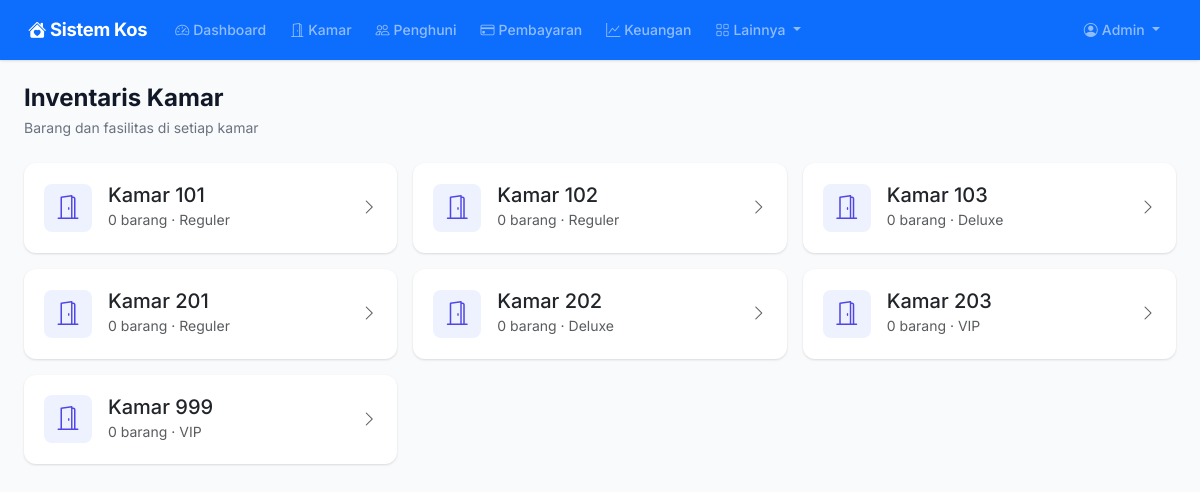
/inventaris/ (signed in), run on an earlier commit of the app's database.
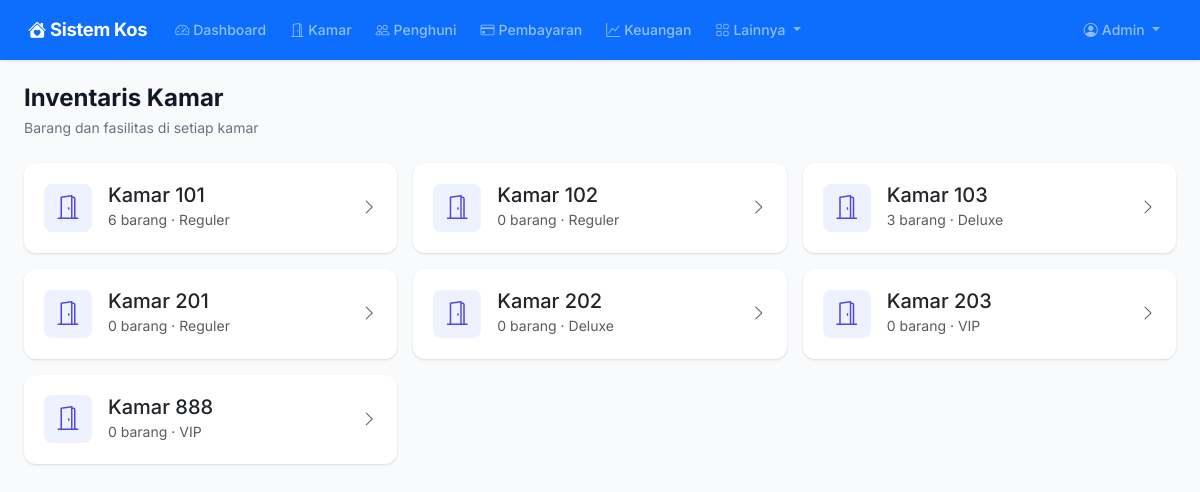
And on a later commit of the database.
### models.py (models this page shows, shortened)
class Room(db.Model):
    __tablename__ = "rooms"
    id = db.Column(db.Integer, primary_key=True)
    nomor_kamar = db.Column(db.String(10), unique=True, nullable=False)
    lantai = db.Column(db.Integer, default=1)
    tipe = db.Column(db.String(50), default="Reguler")
    harga_per_bulan = db.Column(db.Float, nullable=False)
    ukuran = db.Column(db.String(50))
    fasilitas = db.Column(db.Text)
    status = db.Column(db.String(20), default="tersedia")
    deskripsi = db.Column(db.Text)
    created_at = db.Column(db.DateTime, default=datetime.utcnow)
    bookings = db.relationship("Booking", backref="room", lazy="dynamic")
    maintenance_requests = db.relationship("MaintenanceRequest", backref="room", lazy="dynamic")

### routes/inventory.py (the view)
@inventory_bp.route("/")
@login_required
def index():
    if current_user.role not in ("admin", "management"):
        return redirect(url_for("dashboard.index"))
    rooms = Room.query.order_by(Room.nomor_kamar).all()
    return render_template("inventory/index.html", rooms=rooms)

### app.py (called while the page is built)
def create_app():
    app = Flask(__name__)
    app.config.from_object("config.Config")
    db.init_app(app)
    login_manager.init_app(app)
    csrf.init_app(app)
    login_manager.login_view = "auth.login"
    login_manager.login_message = "Silakan login terlebih dahulu."
    from models import User
    @login_manager.user_loader
    def load_user(user_id):
        return User.query.get(int(user_id))
    @app.context_processor
    def inject_now():
        from datetime import datetime
        return {"now": datetime.now()}
    @app.context_processor
    def inject_utility():
        from datetime import date
        return {"date_today": date.today()}
    from routes import register_routes
    register_routes(app)
    with app.app_context():
        db.create_all()
    return app

### templates/inventory/index.html (shortened to what this page needs)
{% extends "base.html" %}
{% block content %}
<div class="page-header">
    <h1>Inventaris Kamar</h1>
    <p>Barang dan fasilitas di setiap kamar</p>
</div>
<div class="row g-3">
    {% for r in rooms %}
    <div class="col-md-6 col-lg-4">
        <a href="{{ url_for('inventory.room_items', room_id=r.id) }}" class="text-decoration-none">
            <div class="card border-0 h-100">
                <div class="card-body d-flex align-items-center gap-3">
                    <div class="stat-icon" style="background:var(--primary-light);color:var(--primary);width:48px;height:48px;border-radius:8px;display:flex;align-items:center;justify-content:center;flex-shrink:0">
                        <i class="bi bi-door-open fs-4"></i>
                    </div>
                    <div>
                        <h5 class="mb-0">Kamar {{ r.nomor_kamar }}</h5>
                        <small class="text-muted">
                            {% set count = r.items|length %}
                            {{ count }} barang
                            &middot; {{ r.tipe }}
                        </small>
                    </div>
                    <i class="bi bi-chevron-right ms-auto text-muted"></i>
                </div>
            </div>
        </a>
    </div>
    {% endfor %}
</div>
{% endblock %}

What changed in the data, as far as the page shows it:
removed Room: nomor_kamar "999", count "0", tipe "VIP"
changed Room (number 1 of 7 on the later page): count "0" → "6"
changed Room (number 3 of 7 on the later page): id "0" → "3"
added Room: nomor_kamar "888", count "0", tipe "VIP"
